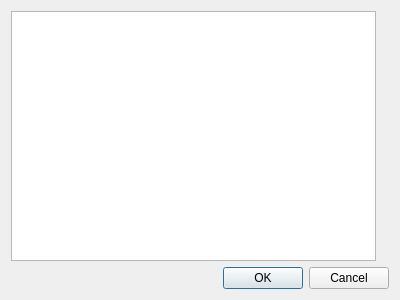
<?xml version="1.0" encoding="UTF-8"?>
<ui version="4.0">
 <class>PluginsDialog</class>
 <widget class="QDialog" name="PluginsDialog">
  <property name="geometry">
   <rect>
    <x>0</x>
    <y>0</y>
    <width>400</width>
    <height>300</height>
   </rect>
  </property>
  <property name="windowTitle">
   <string>Dialog</string>
  </property>
  <layout class="QVBoxLayout" name="verticalLayout">
   <item>
    <layout class="QHBoxLayout" name="hlay_main">
     <item>
      <widget class="QListView" name="listView">
       <property name="editTriggers">
        <set>QAbstractItemView::NoEditTriggers</set>
       </property>
       <property name="tabKeyNavigation">
        <bool>true</bool>
       </property>
       <property name="showDropIndicator" stdset="0">
        <bool>false</bool>
       </property>
      </widget>
     </item>
     <item>
      <layout class="QVBoxLayout" name="vlay_args">
       <item>
        <widget class="QLabel" name="textDoc">
         <property name="sizePolicy">
          <sizepolicy hsizetype="Preferred" vsizetype="Fixed">
           <horstretch>0</horstretch>
           <verstretch>0</verstretch>
          </sizepolicy>
         </property>
         <property name="frameShape">
          <enum>QFrame::NoFrame</enum>
         </property>
         <property name="text">
          <string/>
         </property>
         <property name="textFormat">
          <enum>Qt::PlainText</enum>
         </property>
         <property name="alignment">
          <set>Qt::AlignJustify|Qt::AlignVCenter</set>
         </property>
         <property name="wordWrap">
          <bool>true</bool>
         </property>
        </widget>
       </item>
       <item>
        <layout class="QGridLayout" name="glay_args"/>
       </item>
      </layout>
     </item>
    </layout>
   </item>
   <item>
    <widget class="QDialogButtonBox" name="buttonBox">
     <property name="orientation">
      <enum>Qt::Horizontal</enum>
     </property>
     <property name="standardButtons">
      <set>QDialogButtonBox::Cancel|QDialogButtonBox::Ok</set>
     </property>
     <property name="centerButtons">
      <bool>false</bool>
     </property>
    </widget>
   </item>
  </layout>
 </widget>
 <resources/>
 <connections>
  <connection>
   <sender>buttonBox</sender>
   <signal>accepted()</signal>
   <receiver>PluginsDialog</receiver>
   <slot>accept()</slot>
   <hints>
    <hint type="sourcelabel">
     <x>257</x>
     <y>290</y>
    </hint>
    <hint type="destinationlabel">
     <x>157</x>
     <y>274</y>
    </hint>
   </hints>
  </connection>
  <connection>
   <sender>buttonBox</sender>
   <signal>rejected()</signal>
   <receiver>PluginsDialog</receiver>
   <slot>reject()</slot>
   <hints>
    <hint type="sourcelabel">
     <x>325</x>
     <y>290</y>
    </hint>
    <hint type="destinationlabel">
     <x>286</x>
     <y>274</y>
    </hint>
   </hints>
  </connection>
  <connection>
   <sender>listView</sender>
   <signal>clicked(QModelIndex)</signal>
   <receiver>PluginsDialog</receiver>
   <slot>pluginSelected()</slot>
   <hints>
    <hint type="sourcelabel">
     <x>132</x>
     <y>152</y>
    </hint>
    <hint type="destinationlabel">
     <x>2</x>
     <y>198</y>
    </hint>
   </hints>
  </connection>
 </connections>
 <slots>
  <slot>pluginSelected()</slot>
 </slots>
</ui>
